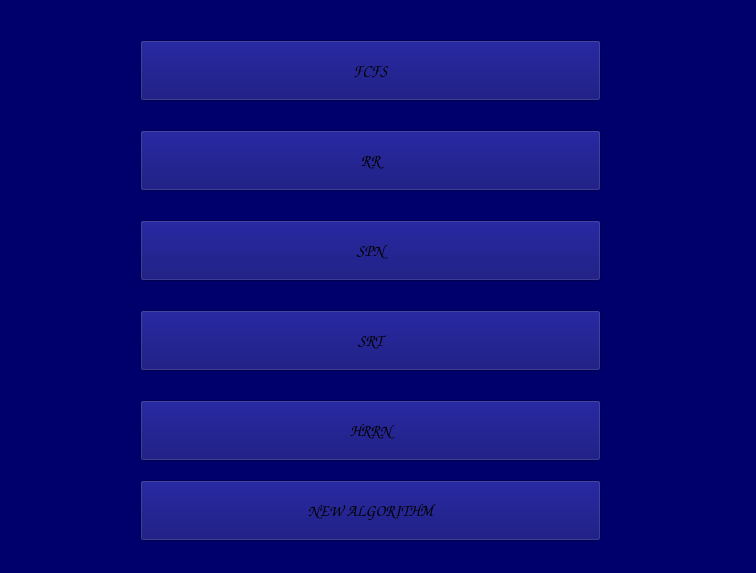
<?xml version="1.0" encoding="UTF-8"?>
<ui version="4.0">
 <class>Menu</class>
 <widget class="QWidget" name="Menu">
  <property name="geometry">
   <rect>
    <x>0</x>
    <y>0</y>
    <width>756</width>
    <height>573</height>
   </rect>
  </property>
  <property name="maximumSize">
   <size>
    <width>756</width>
    <height>573</height>
   </size>
  </property>
  <property name="windowTitle">
   <string>Scheduling Algorithms</string>
  </property>
  <property name="styleSheet">
   <string notr="true">background-color: rgb(0, 0, 108);</string>
  </property>
  <widget class="QPushButton" name="FCFSalgorithm">
   <property name="geometry">
    <rect>
     <x>140</x>
     <y>40</y>
     <width>461</width>
     <height>61</height>
    </rect>
   </property>
   <property name="font">
    <font>
     <family>Comic Sans MS</family>
     <pointsize>12</pointsize>
     <weight>75</weight>
     <italic>true</italic>
     <bold>true</bold>
    </font>
   </property>
   <property name="styleSheet">
    <string notr="true">
QPushButton#FCFSalgorithm:hover{
	background-color: rgb(209, 69, 0);
};
background-color: rgb(255, 255, 255);</string>
   </property>
   <property name="text">
    <string>FCFS</string>
   </property>
  </widget>
  <widget class="QPushButton" name="RRalgorithme">
   <property name="geometry">
    <rect>
     <x>140</x>
     <y>130</y>
     <width>461</width>
     <height>61</height>
    </rect>
   </property>
   <property name="font">
    <font>
     <family>Comic Sans MS</family>
     <pointsize>12</pointsize>
     <weight>75</weight>
     <italic>true</italic>
     <bold>true</bold>
    </font>
   </property>
   <property name="styleSheet">
    <string notr="true">
QPushButton#RRalgorithme:hover{
	background-color: rgb(209, 69, 0);
};
background-color: rgb(255, 255, 255);</string>
   </property>
   <property name="text">
    <string>RR</string>
   </property>
  </widget>
  <widget class="QPushButton" name="SPNalgorithm">
   <property name="geometry">
    <rect>
     <x>140</x>
     <y>220</y>
     <width>461</width>
     <height>61</height>
    </rect>
   </property>
   <property name="font">
    <font>
     <family>Comic Sans MS</family>
     <pointsize>12</pointsize>
     <weight>75</weight>
     <italic>true</italic>
     <bold>true</bold>
    </font>
   </property>
   <property name="styleSheet">
    <string notr="true">
QPushButton#SPNalgorithm:hover{
	background-color: rgb(209, 69, 0);
};
background-color: rgb(255, 255, 255);</string>
   </property>
   <property name="text">
    <string>SPN</string>
   </property>
  </widget>
  <widget class="QPushButton" name="SRTalgorithm">
   <property name="geometry">
    <rect>
     <x>140</x>
     <y>310</y>
     <width>461</width>
     <height>61</height>
    </rect>
   </property>
   <property name="font">
    <font>
     <family>Comic Sans MS</family>
     <pointsize>12</pointsize>
     <weight>75</weight>
     <italic>true</italic>
     <bold>true</bold>
    </font>
   </property>
   <property name="styleSheet">
    <string notr="true">
QPushButton#SRTalgorithm:hover{
	background-color: rgb(209, 69, 0);
};
background-color: rgb(255, 255, 255);</string>
   </property>
   <property name="text">
    <string>SRT</string>
   </property>
  </widget>
  <widget class="QPushButton" name="HRRNalgorithm">
   <property name="geometry">
    <rect>
     <x>140</x>
     <y>400</y>
     <width>461</width>
     <height>61</height>
    </rect>
   </property>
   <property name="font">
    <font>
     <family>Comic Sans MS</family>
     <pointsize>12</pointsize>
     <weight>75</weight>
     <italic>true</italic>
     <bold>true</bold>
    </font>
   </property>
   <property name="styleSheet">
    <string notr="true">
QPushButton#HRRNalgorithm:hover{
	background-color: rgb(209, 69, 0);
};
background-color: rgb(255, 255, 255);</string>
   </property>
   <property name="text">
    <string>HRRN</string>
   </property>
  </widget>
  <widget class="QPushButton" name="NEWalgorithm">
   <property name="geometry">
    <rect>
     <x>140</x>
     <y>480</y>
     <width>461</width>
     <height>61</height>
    </rect>
   </property>
   <property name="font">
    <font>
     <family>Comic Sans MS</family>
     <pointsize>12</pointsize>
     <weight>75</weight>
     <italic>true</italic>
     <bold>true</bold>
    </font>
   </property>
   <property name="styleSheet">
    <string notr="true">
QPushButton#NEWalgorithm:hover{
	background-color: rgb(209, 69, 0);
};
background-color: rgb(255, 255, 255);</string>
   </property>
   <property name="text">
    <string>NEW ALGORITHM</string>
   </property>
  </widget>
 </widget>
 <resources/>
 <connections/>
</ui>
